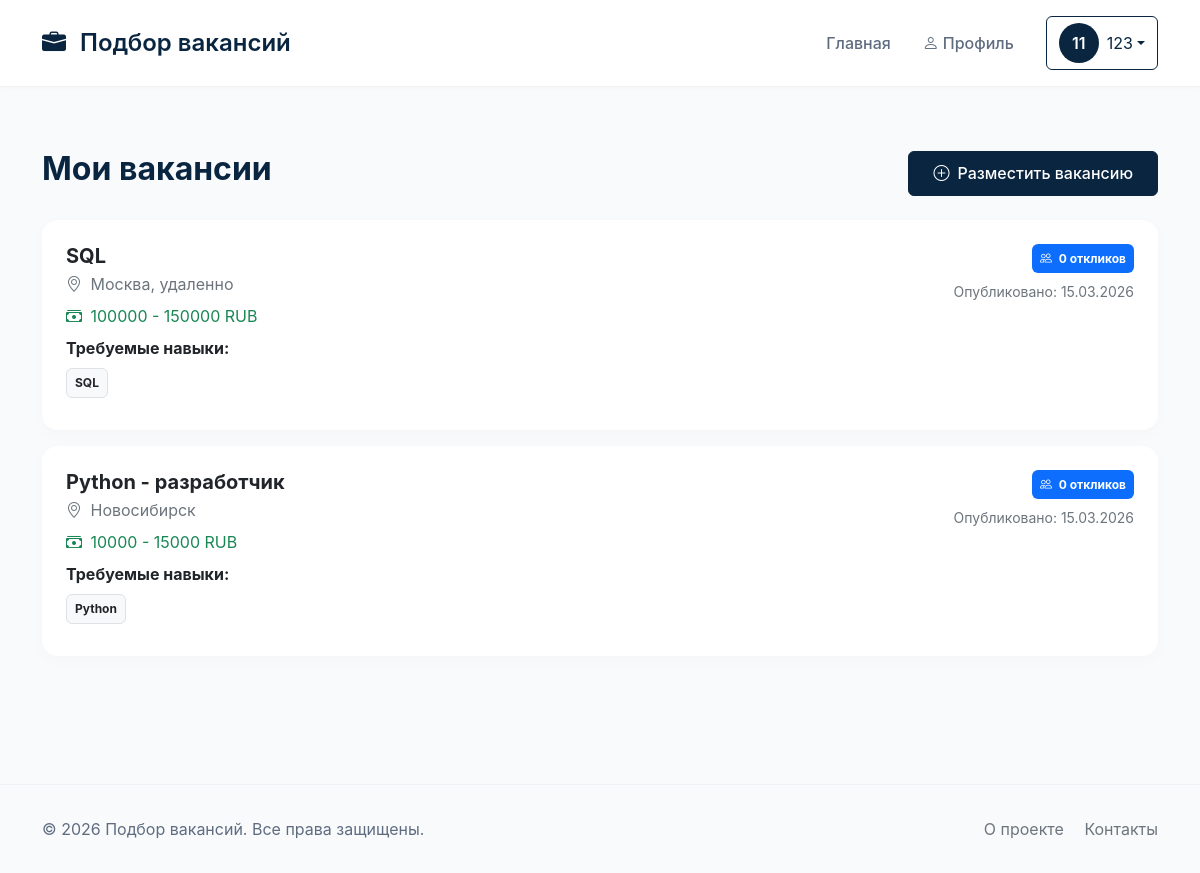
The app's page /my-vacancies (signed in) with its own data.
### models.py (models this page shows, shortened)
class User(UserMixin, db.Model):
    __tablename__ = 'users'
    id = db.Column(db.Integer, primary_key=True)
    email = db.Column(db.String(120), unique=True, nullable=False)
    password_hash = db.Column(db.String(200), nullable=False)
    first_name = db.Column(db.String(50), nullable=False)
    last_name = db.Column(db.String(50), nullable=False)
    company_name = db.Column(db.String(100), nullable=True)  # Для работодателей
    company_description = db.Column(db.Text, nullable=True)  # Описание компании
    company_website = db.Column(db.String(100), nullable=True)  # Сайт компании
    company_logo = db.Column(db.String(200), nullable=True)  # Путь к логотипу
    phone = db.Column(db.String(20), nullable=True)
    role = db.Column(db.String(20), nullable=False, default='job_seeker')
    created_at = db.Column(db.DateTime, default=datetime.utcnow)
    is_active = db.Column(db.Boolean, default=True)
    skills = db.relationship('UserSkill', back_populates='user', cascade='all, delete-orphan')
    applications = db.relationship('Application', back_populates='applicant',
                                   foreign_keys='Application.applicant_id',
                                   cascade='all, delete-orphan')
    posted_vacancies = db.relationship('Vacancy', back_populates='employer',
                                       foreign_keys='Vacancy.posted_by',
                                       cascade='all, delete-orphan')
    @property
    def is_employer(self):
        return self.role == 'employer'

class Vacancy(db.Model):
    __tablename__ = 'vacancies'
    id = db.Column(db.Integer, primary_key=True)
    title = db.Column(db.String(100), nullable=False)
    company = db.Column(db.String(100))
    description = db.Column(db.Text)
    salary_min = db.Column(db.Integer)
    salary_max = db.Column(db.Integer)
    currency = db.Column(db.String(3), default='RUB')
    location = db.Column(db.String(100))
    url = db.Column(db.String(200))
    hh_id = db.Column(db.String(50), unique=True, nullable=True)
    posted_by = db.Column(db.Integer, db.ForeignKey('users.id'), nullable=True)
    created_at = db.Column(db.DateTime, default=datetime.utcnow)
    skills = db.relationship('VacancySkill', back_populates='vacancy', cascade='all, delete-orphan')
    applications = db.relationship('Application', back_populates='vacancy',
                                   cascade='all, delete-orphan')
    employer = db.relationship('User', back_populates='posted_vacancies',
                               foreign_keys=[posted_by])

class VacancySkill(db.Model):
    __tablename__ = 'vacancy_skills'
    id = db.Column(db.Integer, primary_key=True)
    vacancy_id = db.Column(db.Integer, db.ForeignKey('vacancies.id'), nullable=False)
    skill_id = db.Column(db.Integer, db.ForeignKey('skills.id'), nullable=False)
    importance = db.Column(db.Integer, default=1)  # Важность навыка (1-5), можно использовать для весов
    vacancy = db.relationship('Vacancy', back_populates='skills')
    skill = db.relationship('Skill', back_populates='vacancies')
    __table_args__ = (db.UniqueConstraint('vacancy_id', 'skill_id', name='unique_vacancy_skill'),)

class Skill(db.Model):
    __tablename__ = 'skills'
    id = db.Column(db.Integer, primary_key=True)
    name = db.Column(db.String(50), unique=True, nullable=False)
    category = db.Column(db.String(50))  # Например: "backend", "frontend", "database"
    created_at = db.Column(db.DateTime, default=datetime.utcnow)
    vacancies = db.relationship('VacancySkill', back_populates='skill', cascade='all, delete-orphan')
    users = db.relationship('UserSkill', back_populates='skill', cascade='all, delete-orphan')

### auth.py (the view)
@auth_bp.route('/my-vacancies')
@login_required
def my_vacancies():
    if not current_user.is_employer:
        flash('Эта страница только для работодателей', 'warning')
        return redirect(url_for('index'))
    vacancies = Vacancy.query.filter_by(posted_by=current_user.id).all()
    return render_template('my_vacancies.html', vacancies=vacancies)

### templates/my_vacancies.html (shortened to what this page needs)
{% extends "base.html" %}
{% block content %}
<div class="container py-5">
    <div class="d-flex justify-content-between align-items-center mb-4">
        <h2 class="fw-bold" style="color: #0a2540;">Мои вакансии</h2>
        <a href="{{ url_for('post_vacancy') }}" class="btn btn-primary">
            <i class="bi bi-plus-circle me-2"></i>Разместить вакансию
        </a>
    </div>
    {% if vacancies %}
        <div class="row">
            {% for vacancy in vacancies %}
                <div class="col-12 mb-3">
                    <div class="card p-4">
                        <div class="d-flex justify-content-between align-items-start">
                            <div>
                                <h4 class="h5 fw-bold mb-1">{{ vacancy.title }}</h4>
                                <p class="text-secondary mb-2">
                                    <i class="bi bi-geo-alt me-1"></i> {{ vacancy.location or 'Локация не указана' }}
                                </p>
                                {% if vacancy.salary_min or vacancy.salary_max %}
                                    <p class="text-success mb-2">
                                        <i class="bi bi-cash-stack me-1"></i>
                                        {% if vacancy.salary_min and vacancy.salary_max %}
                                            {{ vacancy.salary_min }} - {{ vacancy.salary_max }} {{ vacancy.currency }}
                                        {% elif vacancy.salary_min %}
                                            от {{ vacancy.salary_min }} {{ vacancy.currency }}
                                        {% elif vacancy.salary_max %}
                                            до {{ vacancy.salary_max }} {{ vacancy.currency }}
                                        {% endif %}
                                    </p>
                                {% endif %}
                                <div class="mb-2">
                                    <strong>Требуемые навыки:</strong>
                                    {% if vacancy.skills %}
                                        <div class="d-flex flex-wrap gap-2 mt-2">
                                            {% for vs in vacancy.skills %}
                                                <span class="badge bg-light text-dark p-2 border">
                                                    {{ vs.skill.name }}
                                                </span>
                                            {% endfor %}
                                        </div>
                                    {% else %}
                                        <span class="text-secondary">Не указаны</span>
                                    {% endif %}
                                </div>
                            </div>
                            <div class="text-end">
                                <span class="badge bg-primary p-2 mb-2">
                                    <i class="bi bi-people me-1"></i> {{ vacancy.applications|length }} откликов
                                </span>
                                <p class="text-secondary small">
                                    Опубликовано: {{ vacancy.created_at.strftime('%d.%m.%Y') }}
                                </p>
                            </div>
                        </div>
                    </div>
                </div>
            {% endfor %}
        </div>
    {% endif %}
</div>
{% endblock %}

### templates/base.html (shortened to what this page needs)
<!DOCTYPE html>
<html lang="ru">
<head>
    <link href="https://cdn.jsdelivr.net/npm/bootstrap@5.3.0/dist/css/bootstrap.min.css" rel="stylesheet">
    <link rel="stylesheet" href="https://cdn.jsdelivr.net/npm/bootstrap-icons@1.11.0/font/bootstrap-icons.css">
</head>
<body>
    <nav class="navbar navbar-expand-lg">
        <div class="container">
            <a class="navbar-brand" href="/">
                <i class="bi bi-briefcase-fill me-2" style="color: #0a2540;"></i>
                Подбор вакансий
            </a>
            <div class="collapse navbar-collapse" id="navbarNav">
                <ul class="navbar-nav ms-auto">
                    {% if current_user.is_authenticated %}
                        <li class="nav-item">
                            <a class="nav-link" href="/">Главная</a>
                        </li>
                        <li class="nav-item">
                            <a class="nav-link" href="{{ url_for('auth.profile') }}">
                                <i class="bi bi-person me-1"></i>Профиль
                            </a>
                        </li>
                    {% endif %}
                </ul>
                <div class="ms-3">
                    {% if current_user.is_authenticated %}
                        <div class="dropdown">
                            <button class="btn btn-outline-primary dropdown-toggle d-flex align-items-center" type="button" data-bs-toggle="dropdown">
                                <div class="avatar-circle me-2">
                                    {{ current_user.first_name[0] }}{{ current_user.last_name[0] }}
                                </div>
                                {{ current_user.first_name }}
                            </button>
                        </div>
                    {% else %}
                        <a href="{{ url_for('auth.login') }}" class="btn btn-outline-primary btn-sm">Войти</a>
                        <a href="{{ url_for('auth.register') }}" class="btn btn-primary btn-sm ms-2">Регистрация</a>
                    {% endif %}
                </div>
            </div>
        </div>
    </nav>
    <main>
        {% block content %}{% endblock %}
    </main>
    <footer>
        <div class="container">
            <div class="row">
                <div class="col-md-6">
                    <p class="mb-0">© 2026 Подбор вакансий. Все права защищены.</p>
                </div>
                <div class="col-md-6 text-end">
                    <a href="#" class="text-decoration-none text-secondary me-3">О проекте</a>
                    <a href="#" class="text-decoration-none text-secondary">Контакты</a>
                </div>
            </div>
        </div>
    </footer>
</body>
</html>

### templates/base.html (style rules this page uses)
body { background-color: #f8fafc; font-family: -apple-system, BlinkMacSystemFont, 'Segoe UI', Roboto, Oxygen, Ubuntu, sans-serif; }
.navbar { background-color: white !important; box-shadow: 0 1px 3px rgba(0,0,0,0.05); padding: 1rem 0; }
.navbar-brand { font-weight: 600; color: #0a2540 !important; font-size: 1.5rem; }
.nav-link { color: #5f6c80 !important; font-weight: 500; margin: 0 0.5rem; }
.btn-primary { background-color: #0a2540; border-color: #0a2540; padding: 0.6rem 1.5rem; font-weight: 500; }
.btn-outline-primary { border-color: #0a2540; color: #0a2540; }
.card { border: none; border-radius: 16px; box-shadow: 0 4px 20px rgba(0,0,0,0.02); transition: transform 0.2s, box-shadow 0.2s; }
footer { margin-top: 4rem; padding: 2rem 0; color: #5f6c80; border-top: 1px solid #eef2f6; }
.avatar-circle { width: 40px; height: 40px; background-color: #0a2540; border-radius: 50%; display: flex; align-items: center; justify-content: center; color: white; font-weight: 600; }

### records on screen
User: first_name "1", last_name "1", first_name "123"
Vacancy: title "SQL", location "Москва, удаленно", salary_min "100000", salary_max "150000", currency "RUB", applications|length "0", created_at "15.03.2026"
VacancySkill: skill.name "SQL"
Vacancy: title "Python - разработчик", location "Новосибирск", salary_min "10000", salary_max "15000", currency "RUB", applications|length "0", created_at "15.03.2026"
VacancySkill: skill.name "Python"
